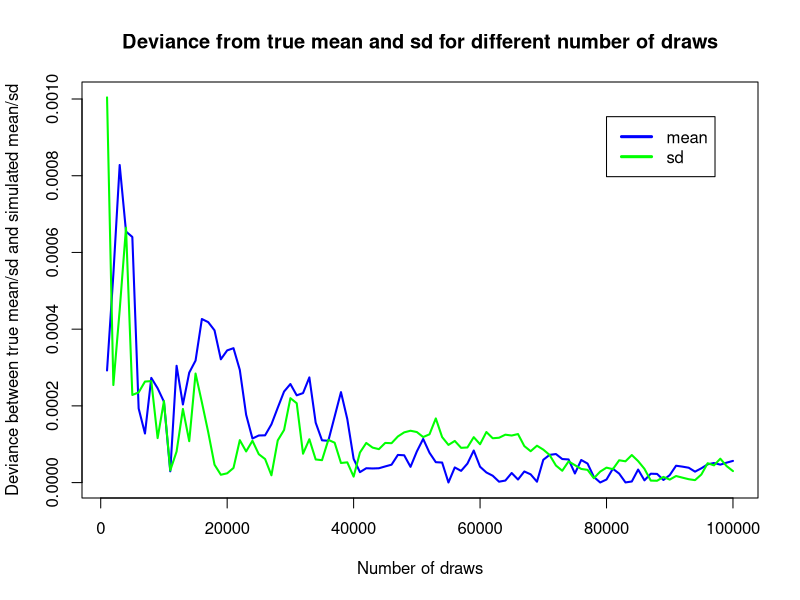
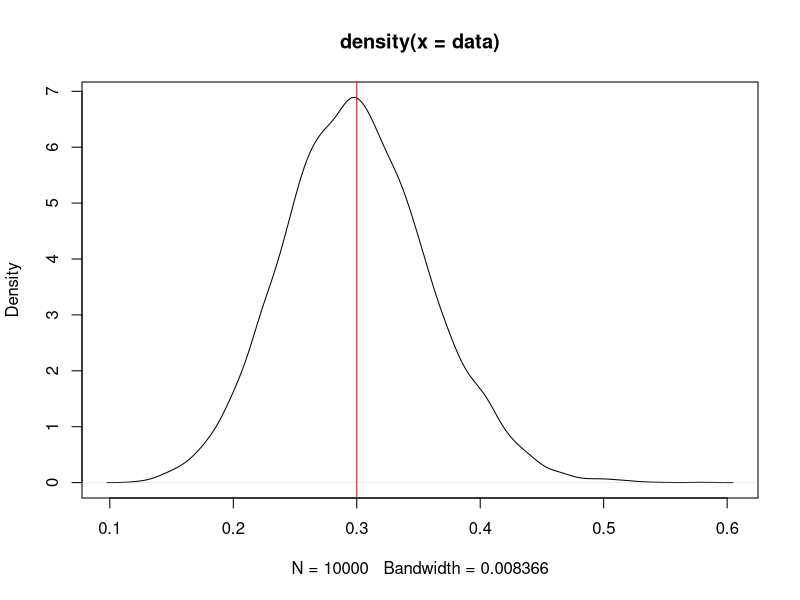
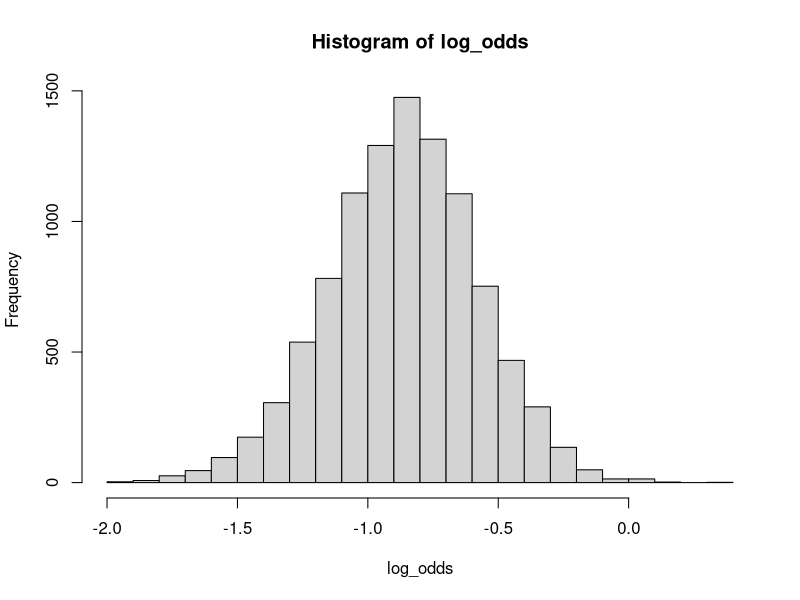
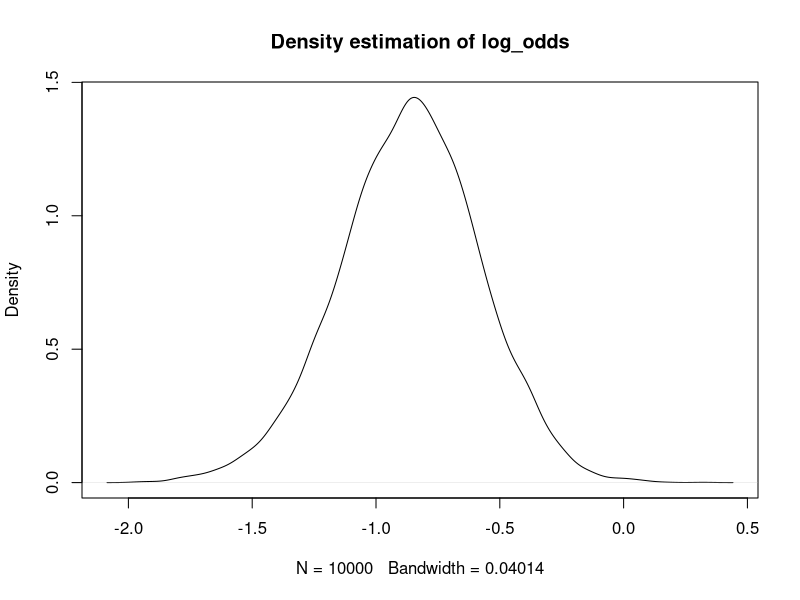

Source code (R) for these figures, in order:
###############################1a#####################################
options(scipen=999) #for removing scientific notation on the plots

n = 50
s = 13
#alpha and beta in prior
alpha0 = 5
beta0 = 5
#alpha and beta in posterior
alpha = alpha0 + s
beta = beta0 + (n - s)

#true mean and sd
true_mean = alpha / (alpha + beta)
true_sd = sqrt(alpha * beta / ((alpha + beta)^2 * (alpha+beta+1)))


draws = seq(1000, 100000, 1000) #different values for number of sample size
means = c(1:length(draws)) #vector to store the means
sds = c(1:length(draws)) #vector to store the sds

#for each of the different number of draws, compute and store mean and sd
for (i in 1:length(draws)) {
  set.seed(12345)
  data = rbeta(draws[i], alpha, beta)
  mean = mean(data)
  sd = sd(data)
  means[i] = abs(true_mean - mean)
  sds[i] = abs(true_sd - sd)
}

#As we see in the plot, the difference of the mean/sd between the true value and the value from the simulations
#go to 0 as we increase the number of draws, i.e. the posterior mean and sd converges to the true values of 0.3 and 0.05867387. 
max_y = max(means, sds) 
plot(draws, means, type="l", lwd = 2, col="blue", ylim=c(0,max_y), main = "Deviance from true mean and sd for different number of draws",
     xlab="Number of draws", ylab="Deviance between true mean/sd and simulated mean/sd" )
points(draws, sds, type="l", lwd = 2, col="green")
legend(x = max(draws)*0.8, y = max_y*0.95, legend = c("mean", "sd"), col = c("blue","green"), lwd = 3)



#################################1b###################################

#pbeta gives the distribution function, i.e. the accumulated probability mass up to some value
true_prob = pbeta(0.3, alpha, beta)
true_prob

nDraws = 10000
set.seed(12345)
data = rbeta(nDraws, alpha, beta)
#using our draws, calculate the probability by taking the #samples < 0.3 divided by total #samples
sim_prob = length(data[data<0.3]) / nDraws 
sim_prob

#just for visualization 
plot(density(data))
abline(v=0.3, col="red")

#The probability from simulation with 10000 draws, 0.5156, is very close to the true probability of 0.5150226. 



###############################1c#####################################

nDraws = 10000
set.seed(12345)
data = rbeta(nDraws, alpha, beta)
#hist(data, breaks=25)
#plot(density(data))
log_odds = log(data / (1-data)) #logit maps the probability values from (0,1) to (-inf, inf)
hist(log_odds, breaks=25)
plot(density(log_odds), main = "Density estimation of log_odds")



